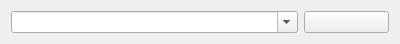
<?xml version="1.0" encoding="UTF-8"?>
<ui version="4.0">
 <class>SearchUserWidget</class>
 <widget class="QWidget" name="SearchUserWidget">
  <property name="geometry">
   <rect>
    <x>0</x>
    <y>0</y>
    <width>400</width>
    <height>44</height>
   </rect>
  </property>
  <property name="windowTitle">
   <string>Form</string>
  </property>
  <layout class="QHBoxLayout" name="horizontalLayout">
   <item>
    <widget class="QComboBox" name="combobox_search">
     <property name="editable">
      <bool>true</bool>
     </property>
    </widget>
   </item>
   <item>
    <widget class="QPushButton" name="button_reset">
     <property name="maximumSize">
      <size>
       <width>85</width>
       <height>27</height>
      </size>
     </property>
     <property name="toolTip">
      <string>Center the view on me</string>
     </property>
     <property name="text">
      <string/>
     </property>
     <property name="icon">
      <iconset resource="../icons/icons.qrc">
       <normaloff>:/icons/home_icon</normaloff>:/icons/home_icon</iconset>
     </property>
    </widget>
   </item>
  </layout>
 </widget>
 <resources>
  <include location="../icons/icons.qrc"/>
 </resources>
 <connections/>
</ui>
